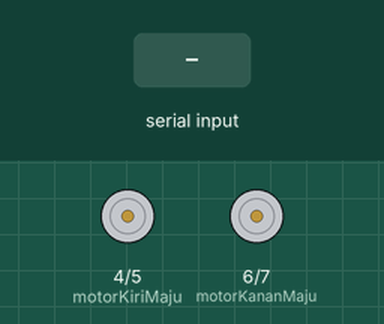
This sketch was run on a simulated Arduino Uno, built with avr-gcc and run on an emulated ATmega328P. Parts: motor-driver pin pairs drawn as motors (green arrow = first pin HIGH = forward, orange = second pin HIGH = backward, longer = more drive). The test bench sets the inputs (shaded band). What the sketch prints to the serial monitor is not drawn.

Above: at 1.2 s.
1.3 s: "F" received over the second serial link
At 2.3 s:
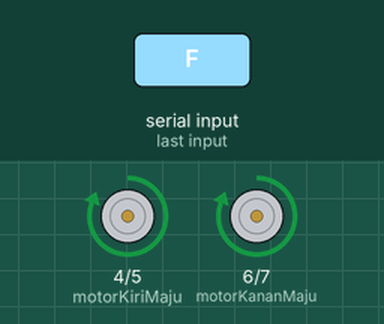
2.8 s: "B" received over the second serial link
At 3.4 s:
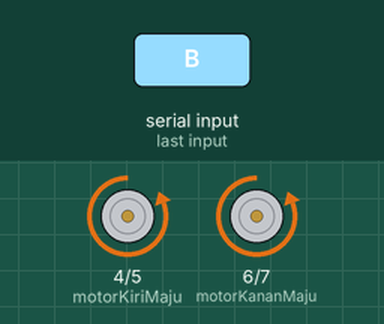
4.3 s: "L" received over the second serial link
At 4.6 s:
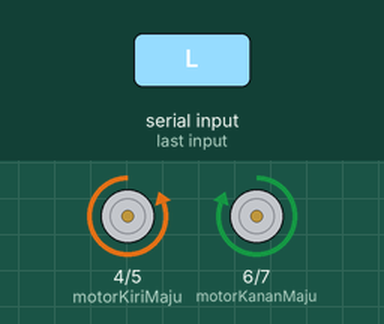
5.8 s: "R" received over the second serial link
At 6.9 s:
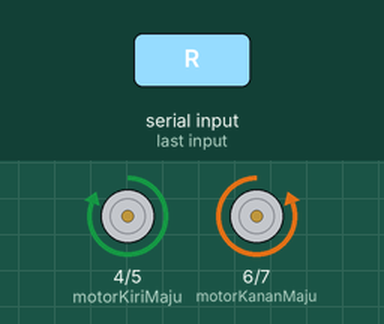
7.3 s: "S" received over the second serial link
At 8.1 s:
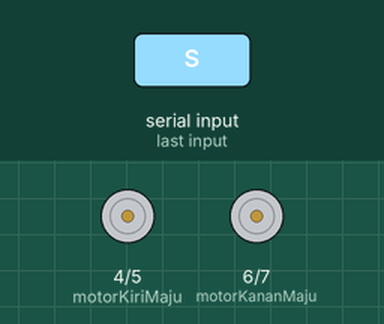
Timing chart, 0 to 9.8 s (numbered marks = the images above; inputs shaded):
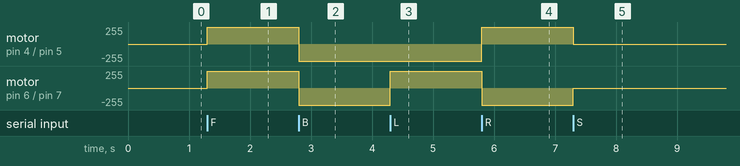

Measured:
- after the input at 1.3 s, motor on pin 4 (motorKiriMaju) / pin 5 (motorKiriMundur), motor on pin 6 (motorKananMaju) / pin 7 (motorKananMundur): stopped → forward 255/255 at once
- after the input at 2.8 s, motor on pin 4 (motorKiriMaju) / pin 5 (motorKiriMundur), motor on pin 6 (motorKananMaju) / pin 7 (motorKananMundur): forward 255/255 → backward 255/255 at once
- after the input at 4.3 s, motor on pin 6 (motorKananMaju) / pin 7 (motorKananMundur): backward 255/255 → forward 255/255 at once
- after the input at 5.8 s, motor on pin 4 (motorKiriMaju) / pin 5 (motorKiriMundur): backward 255/255 → forward 255/255 at once; motor on pin 6 (motorKananMaju) / pin 7 (motorKananMundur): forward 255/255 → backward 255/255 at once
- after the input at 7.3 s, motor on pin 4 (motorKiriMaju) / pin 5 (motorKiriMundur): forward 255/255 → stopped at once; motor on pin 6 (motorKananMaju) / pin 7 (motorKananMundur): backward 255/255 → stopped at once

The sketch:

rc_car_program.ino
```cpp
#include <SoftwareSerial.h>

// Pin 2 Arduino ke TX HC-06, Pin 3 Arduino ke RX HC-06
SoftwareSerial bluetooth(2, 3);

const int motorKiriMaju =  4;
const int motorKiriMundur = 5;
const int motorKananMaju =  6;
const int motorKananMundur = 7;

char dataDiterima;

void setup() {
  bluetooth.begin(9600);
  Serial.begin(9600);
  Serial.println("Sistem Mobil RC Serial Siap...");

  pinMode(motorKiriMaju, OUTPUT);
  pinMode(motorKiriMundur, OUTPUT);
  pinMode(motorKananMaju, OUTPUT);
  pinMode(motorKananMundur, OUTPUT);

  matikanMotor();
}

void loop() {
  if (bluetooth.available() > 0) {
    dataDiterima = bluetooth.read();

    // Mengikuti karakter standar tombol aplikasi
    switch(dataDiterima) {
      case 'F': maju(); break;
      case 'B': mundur(); break;
      case 'L': belokKiri(); break;
      case 'R': belokKanan(); break;
      case 'S': matikanMotor(); break;
    }
  }
}

void maju() {
  digitalWrite(motorKiriMaju, HIGH);   digitalWrite(motorKiriMundur, LOW);
  digitalWrite(motorKananMaju, HIGH);  digitalWrite(motorKananMundur, LOW);
}
void mundur() {
  digitalWrite(motorKiriMaju, LOW);    digitalWrite(motorKiriMundur, HIGH);
  digitalWrite(motorKananMaju, LOW);   digitalWrite(motorKananMundur, HIGH);
}
void belokKiri() {
  digitalWrite(motorKiriMaju, LOW);    digitalWrite(motorKiriMundur, HIGH);
  digitalWrite(motorKananMaju, HIGH);  digitalWrite(motorKananMundur, LOW);
}
void belokKanan() {
  digitalWrite(motorKiriMaju, HIGH);   digitalWrite(motorKiriMundur, LOW);
  digitalWrite(motorKananMaju, LOW);    digitalWrite(motorKananMundur, HIGH);
}
void matikanMotor() {
  digitalWrite(motorKiriMaju, LOW);    digitalWrite(motorKiriMundur, LOW);
  digitalWrite(motorKananMaju, LOW);    digitalWrite(motorKananMundur, LOW);
}
```
